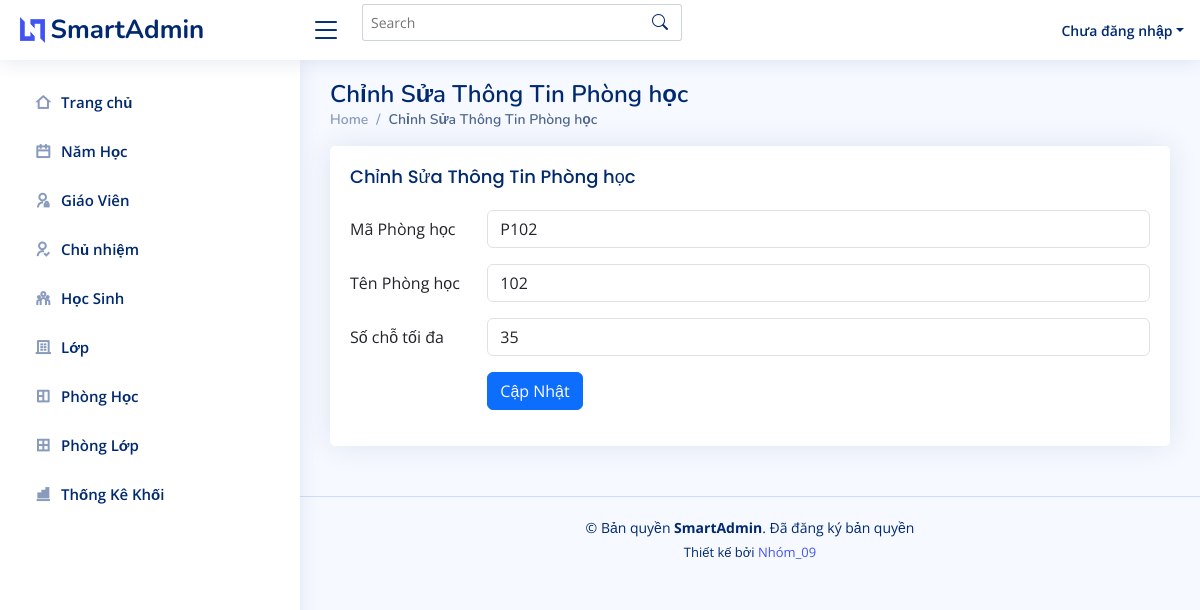
The app's page /edit_phonghoc.php?maPhong=P102, older data.
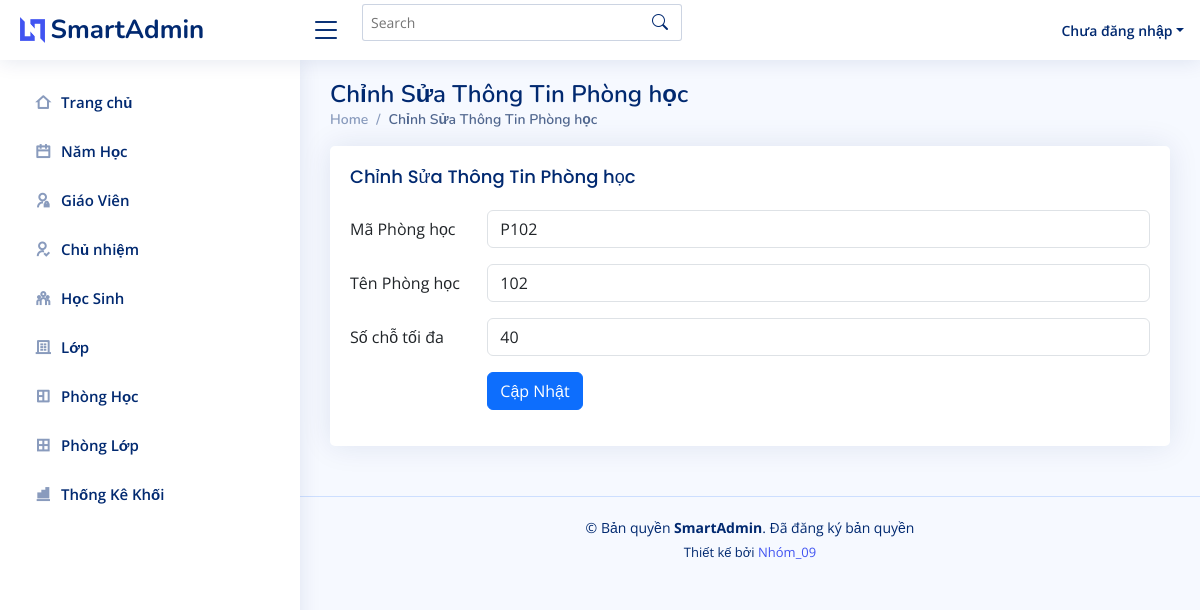
The same page, newer data.
### tables this page shows
CREATE TABLE `phonghoc` (
  `maPhong` varchar(10) NOT NULL,
  `soPhong` int DEFAULT NULL,
  `soChoToiDa` int DEFAULT NULL,
  PRIMARY KEY (`maPhong`)
);

### edit_phonghoc.php (the view, shortened to what this page needs)
<?php
include('partials/header.php');
include('partials/sidebar.php');
include('partials/connectDB.php');
if (isset($_GET['maPhong'])) {
    $maPhong = $_GET['maPhong'];
    $query = "SELECT * FROM phonghoc WHERE maPhong = ?";
    $stmt = $conn->prepare($query);
    $stmt->bind_param("s", $maPhong);
    $stmt->execute();
    $result = $stmt->get_result();
    $phonghoc = $result->fetch_assoc();
} else {
    echo "Mã Phòng không hợp lệ.";
    exit;
}
?>
<main id="main" class="main">
    <div class="pagetitle">
        <h1>Chỉnh Sửa Thông Tin Phòng học</h1>
        <nav>
            <ol class="breadcrumb">
                <li class="breadcrumb-item"><a href="index.html">Home</a></li>
                <li class="breadcrumb-item active">Chỉnh Sửa Thông Tin Phòng học</li>
            </ol>
        </nav>
    </div>
    <section class="section">
        <div class="row">
            <div class="col-lg-12">
                <div class="card">
                    <div class="card-body">
                        <h5 class="card-title">Chỉnh Sửa Thông Tin Phòng học</h5>
                        <form action="" method="POST">
                            <div class="row mb-3">
                                <label for="maPhong" class="col-sm-2 col-form-label">Mã Phòng học</label>
                                <div class="col-sm-10">
                                    <input type="text" class="form-control" id="maPhong" name="maPhong" value="<?php echo htmlspecialchars($phonghoc['maPhong']); ?>" readonly>
                                </div>
                            </div>
                            <div class="row mb-3">
                                <label for="soPhong" class="col-sm-2 col-form-label">Tên Phòng học</label>
                                <div class="col-sm-10">
                                    <input type="text" class="form-control" id="soPhong" name="soPhong" value="<?php echo htmlspecialchars($phonghoc['soPhong']); ?>" required>
                                </div>
                            </div>
                            <div class="row mb-3">
                                <label for="soChoToiDa" class="col-sm-2 col-form-label">Số chỗ tối đa</label>
                                <div class="col-sm-10">
                                    <input type="text" class="form-control" id="soChoToiDa" name="soChoToiDa" value="<?php echo htmlspecialchars($phonghoc['soChoToiDa']); ?>" required>
                                </div>
                            </div>
                            <div class="row mb-3">
                                <div class="col-sm-10 offset-sm-2">
                                    <button type="submit" class="btn btn-primary">Cập Nhật</button>
                                </div>
                            </div>
                        </form>
                    </div>
                </div>
            </div>
        </div>
    </section>
</main>
<?php include('partials/footer.php'); ?>

Row changes from the older to the newer data that the page shows:
changed phonghoc "P102": soChoToiDa "35" → "40"
